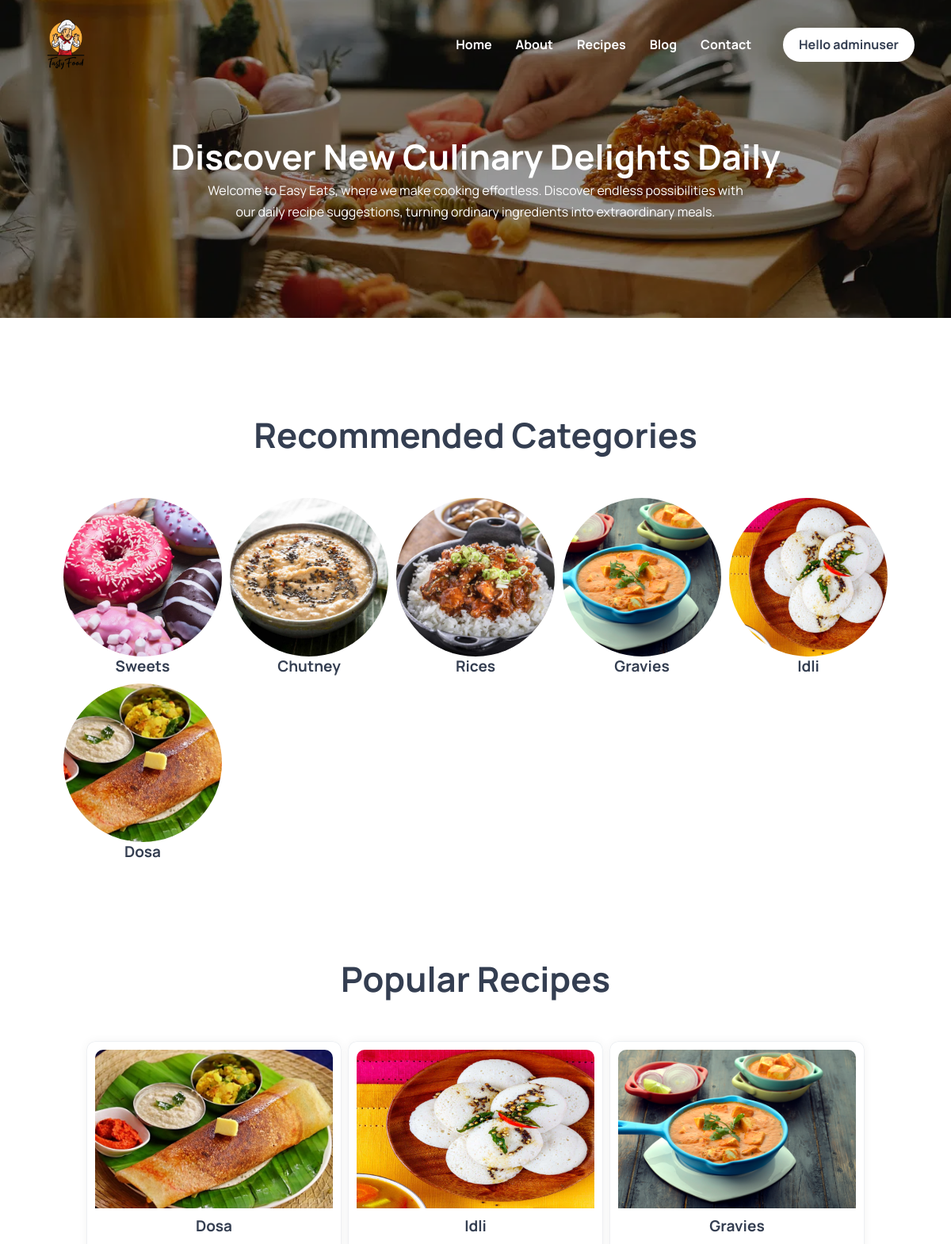
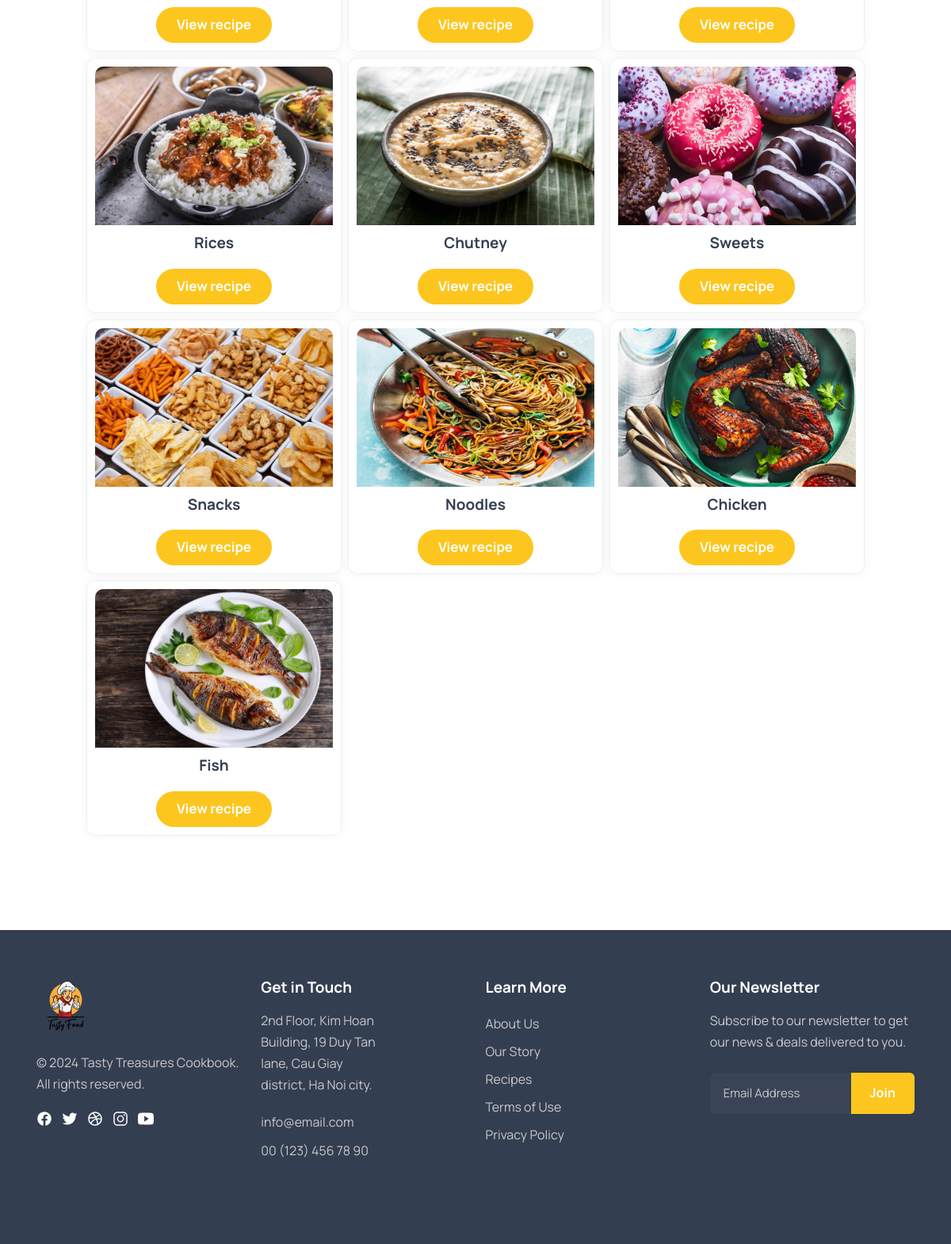
The app's page /recipe (signed in) with its own data (2 pictures, top to bottom).
### tables this page shows
CREATE TABLE `recipes` (
  `id` int(11) NOT NULL,
  `title` varchar(100) NOT NULL,
  `image` varchar(255) DEFAULT NULL,
  `description` text NOT NULL,
  `isRecommend` int(11) NOT NULL DEFAULT 0,
  `number_visitors` int(11) DEFAULT 0,
  `created_by` int(11) DEFAULT NULL,
  `created_at` timestamp NOT NULL DEFAULT current_timestamp()
);

### src/controllers/Recipe.php (called while the page is built, shortened)
<?php
class Recipe
{
  private $recipeModel;
  public function __construct()
  {
    $this->recipeModel = new RecipeModel;
  }
  public function home()
  {
    $popularRecipes = $this -> recipeModel -> getAllRecipePopular();
    $getRecipesRecommend = $this -> recipeModel -> getRecipesRecommend();
    $data = [
      "popularRecipes" => $popularRecipes,
      "getRecipesRecommend" => $getRecipesRecommend
    ];
    view('recipes',$data);
  }
}

### src/app/Router.php (called while the page is built, shortened)
<?php
class Router
{
  private $routes = [];
  private $params = [];
  public function addRoute(string $route, array $params = []) : void
  {
    $route = preg_replace('/\//', '\\/', $route);
    $route = preg_replace('/\{([a-z0-9]+)\}/', '(?P<\1>[a-z0-9-]+)', $route);
    $route = preg_replace('/\{([a-z0-9]+):([^\}]+)\}/', '(?P<\1>\2)', $route);
    $route = '/^' . $route . '$/i';
    $this->routes[$route] = $params;
  }
  public function setParams(string $uri) : void
  {
    foreach ($this->routes as $route => $params)
    {
      if (preg_match($route, $uri, $matches))
      {
        $this->params = $params;
      }
    }
  }
  public function redirect() : void
  {
    $controller = $this->getNamespace() . $this->params['controller'];
    $action = $this->capitalizeAction($this->params['action']);
    if (class_exists($controller))
    {
      $controller = new $controller;
    }
    else
    {
      header('location: ' . URLROOT);
    }
    call_user_func_array([$controller, $action], [$this->params]);
  }
  private function getNamespace() : string
  {
    $namespace = '\\Controllers\\';
    return $namespace;
  }
  private function capitalizeAction(string $action) : string
  {
    $action = explode('-', $action);
    return implode($action);
  }
}

### public/index.php (called while the page is built, shortened)
<?php
App\Router::load(APPROOT . '/src/app/routes.php')->redirect();

### src/models/Database.php (called while the page is built, shortened)
<?php
class Database
{
  private $host = DB_HOST;
  private $user = DB_USER;
  private $pass = DB_PASS;
  private $name = DB_NAME;
  private $db_handler;
  private $stmt;
  public function __construct()
  {
    $dsn = 'mysql:host=' . $this->host . ';dbname=' . $this->name;
    $options = [
      PDO::ATTR_PERSISTENT => true,
      PDO::ATTR_ERRMODE => PDO::ERRMODE_EXCEPTION,
    ];
    try
    {
      $this->db_handler = new PDO($dsn, $this->user, $this->pass, $options);
    }
    catch(PDOException $e)
    {
      $this->error = $e->getMessage();
      echo $this->error;
    }
  }
  public function query($sql)
  {
    $this->stmt = $this->db_handler->prepare($sql);
  }
  public function execute()
  {
    return $this->stmt->execute();
  }
  public function resultSet()
  {
    $this->execute();
    return $this->stmt->fetchAll(PDO::FETCH_OBJ);
  }
}

### src/models/RecipeModel.php (called while the page is built, shortened)
<?php
class RecipeModel
{
  private $db;
  public function __construct()
  {
    $this->db = new Database;
  }
  public function getRecipesRecommend(){
    $this->db->query("SELECT * FROM recipes WHERE isRecommend = 1 ORDER BY id DESC LIMIT 10");
    return $this -> db -> resultSet();
  }
  public function getAllRecipePopular(){
    $this->db->query("SELECT * FROM recipes ORDER BY number_visitors");
    return $this -> db -> resultSet();
  }
}

### src/views/recipes.php (the view)
<?php $title="Recipe Page"; require_once APPROOT . '/src/views/include/header.php'; ?>
<main>
        <article>
            <section class="section hero has-bg-image recipe-hero" aria-label="about-us"
                style="background-image: url('<?= URLROOT ?>/img/cookbanner.png')">
                <div class="center-container">
                    <h1 class="h1 hero-title "> Discover New Culinary
                        Delights Daily </h1>
                    <p class="section-text">Welcome to Easy Eats, where we make cooking effortless. Discover endless
                        possibilities with our daily recipe suggestions, turning ordinary ingredients
                        into extraordinary meals.</p>
                </div>
            </section>
            <section class="section recipe-recommend">
                <div class="container">
                    <h1 class="h1">
                        Recommended Categories
                    </h1>
                    <div class="recipe-recommend-list">
                        <?php foreach($data["getRecipesRecommend"] as $getRecipeRecommend): ?>
                            <div class="recipe-recommend-item">
                                <figure class="image">
                                    <img src="<?= URLROOT ?>/<?= $getRecipeRecommend -> image ?>" loading="lazy" alt="<?= $getRecipeRecommend -> title ?>" class="w-100">
                                </figure>
                                <h4 class="h4"><?= $getRecipeRecommend -> title ?></h4>
                            </div>
                        <?php endforeach; ?>
                    </div>
                </div>
            </section>
            <section class="section recipe-popular">
                <div class="container">
                    <h1 class="h1">
                        Popular Recipes
                    </h1>
                    <div class="recipe-popular-list">
                        <?php foreach($data["popularRecipes"] as $popularRecipes): ?>
                            <div class="recipe-popular-item">
                            <figure class="image">
                                <img src="<?= URLROOT ?>/<?= $popularRecipes -> image ?>" loading="lazy" alt="<?= $popularRecipes -> title ?>" class="w-100">
                            </figure>
                            <div class="content">
                                <h4 class="h4"><?= $popularRecipes -> title ?></h4>
                                <a href="<?= URLROOT ?>/recipe/<?= $popularRecipes -> id ?>">
                                    <button class="btn btn-primary">View recipe</button>
                                </a>
                            </div>
                        </div>
                        <?php endforeach; ?>
                    </div>
                </div>
            </section>
        </article>
    </main>
<?php require_once APPROOT . '/src/views/include/footer.php'; ?>

### public/css/style.css (style rules this page uses)
:root { --yellow-primary: rgba(253, 198, 31); --dark-cornflower-blue_a7: hsla(214, 88%, 27%, 0.07); --white: hsla(0, 0%, 100%, 1); --white_a3: hsla(0, 0%, 100%, 0.03); --white_a8: hsla(0, 0%, 100%, 0.08); --white_a12: hsla(0, 0%, 100%, 0.12); --white_a70: hsla(0, 0%, 100%, 0.7); --cultured: hsla(220, 20%, 97%, 1); --lavender-web: hsla(233, 52%, 94%, 1); --cadet-blue-crayola: hsla(220, 12%, 70%, 1); --cadet-blue-crayola_a20: hsla(222, 23%, 71%, 0.2); --charcoal: hsla(218, 22%, 26%, 1); --raisin-black: hsla(216, 14%, 14%, 1); --light-gray: hsla(0, 0%, 79%, 1); --blue-crayola: hsla(219, 72%, 56%, 1); --black-coral: hsla(220, 12%, 43%, 1); --ff-manrope: "Manrope", sans-serif; --fs-1: calc(2.7rem + 1.38vw); --fs-2: calc(2.6rem + 0.66vw); --fs-3: 2.2rem; --fs-4: 1.9rem; --fs-5: 1.8rem; --fs-6: 1.7rem; --fs-7: 1.5rem; --fs-8: 1.4rem; --fw-700: 700; --section-padding: 90px; --shadow-1: 0 0 20px hsla(216, 14%, 14%, 0.05); --shadow-2: 0 0 0 0.05rem hsla(214, 88%, 27%, 0.08), 0 0 1.25rem hsla(216, 14%, 14%, 0.06); --shadow-3: 0 0 1.25rem hsla(216, 14%, 14%, 0.04); --radius-circle: 50%; --radius-pill: 100px; --radius-10: 10px; --radius-8: 8px; --radius-6: 6px; --transition-1: 0.25s ease; --transition-2: 0.5s ease; --transition-3: 0.3s ease-in-out; }
.container { padding-inline: 16px; }
.has-bg-image { background-repeat: no-repeat; background-position: center; background-size: cover; box-shadow: inset 0 0 0 1000px rgba(0, 0, 0, 0.4); }
.section { padding-block: var(--section-padding); }
.h1, .h2, .h3, .h4, .h5 { color: var(--charcoal); font-weight: var(--fw-700); line-height: 1.3; }
.h1 { font-size: var(--fs-1); }
.h4 { font-size: var(--fs-4); }
.btn { color: var(--white); font-size: var(--fs-6); font-weight: var(--fw-700); border: 2px solid var(--white); max-width: max-content; padding: 12px 28px; border-radius: var(--radius-pill); transition: var(--transition-1); will-change: transform; }
.btn-primary, .btn-outline:is(:hover, :focus-visible) { background-color: var(--white); color: var(--charcoal); }
.w-100 { width: 100%; }
.hero { padding-block-start: calc(var(--section-padding) + 70px); text-align: center; background-color: var(--yellow-primary); }
.hero .center-container { text-align: center; }
.hero-title { color: var(--white); }
.recipe-hero p { max-width: 700px; margin: auto; color: var(--white); }
.recipe-recommend { text-align: center; }
.recipe-recommend-list { margin-top: 50px; display: grid; grid-template-columns: repeat(auto-fit, 200px); grid-gap: 10px; justify-content: center; }
.recipe-recommend-list .image img { border-radius: var(--radius-circle); width: 200px; height: 200px; object-fit: cover; }
.recipe-popular { text-align: center; padding-top: 0; }
.recipe-popular-list { margin-top: 50px; display: grid; grid-template-columns: repeat(auto-fit, 320px); grid-gap: 10px; justify-content: center; }
.recipe-popular-item { padding: 10px; box-shadow: var(--shadow-2); border-radius: var(--radius-10); cursor: pointer; }
.recipe-popular-item .image img { width: 300px; height: 200px; border-top-left-radius: var(--radius-10); border-top-right-radius: var(--radius-10); }
.recipe-popular-item h4 { margin: 10px; }
.recipe-popular-item .btn { background-color: var(--yellow-primary); border-color: var(--yellow-primary); color: var(--white); margin: 20px auto 0; padding: 6px 24px; }
@media (min-width: 575px) { .container { max-width: 540px; width: 100%; margin-inline: auto; } }
@media (min-width: 768px) { :root { --section-padding: 120px; } }
@media (min-width: 768px) { .container { max-width: 720px; } }
@media (min-width: 992px) { .container { max-width: 960px; } }
@media (min-width: 992px) { .hero { padding-block-start: calc(var(--section-padding) + 50px); text-align: left; } }
@media (min-width: 1200px) { .container { max-width: 1140px; } }

### records on screen
recipes: image (picture), title "Sweets"
recipes: image (picture), title "Chutney"
recipes: image (picture), title "Rices"
recipes: image (picture), title "Gravies"
recipes: image (picture), title "Idli"
recipes: image (picture), title "Dosa"
recipes: image (picture), title "Snacks"
recipes: image (picture), title "Noodles"
recipes: image (picture), title "Chicken"
recipes: image (picture), title "Fish"

### other values on screen
$_SESSION["user"]["username"] "adminuser"
SITENAME "Tasty Treasures Cookbook"
